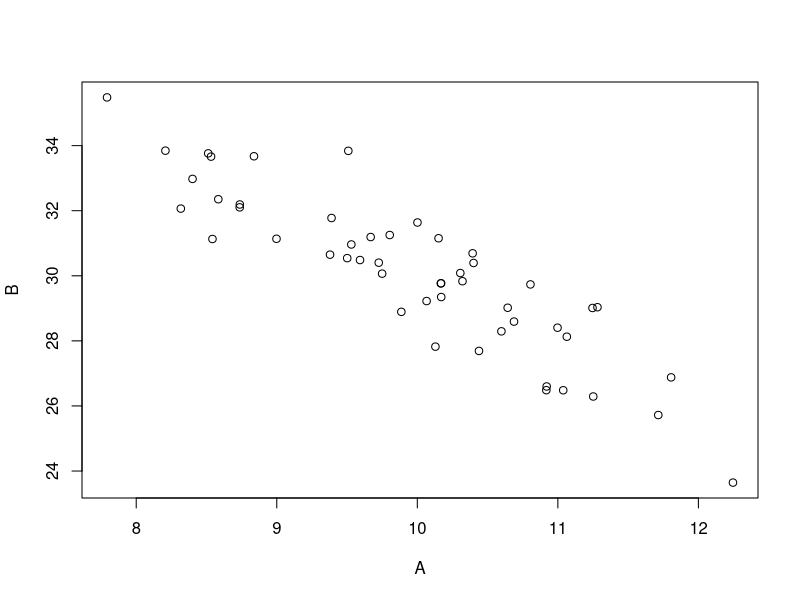
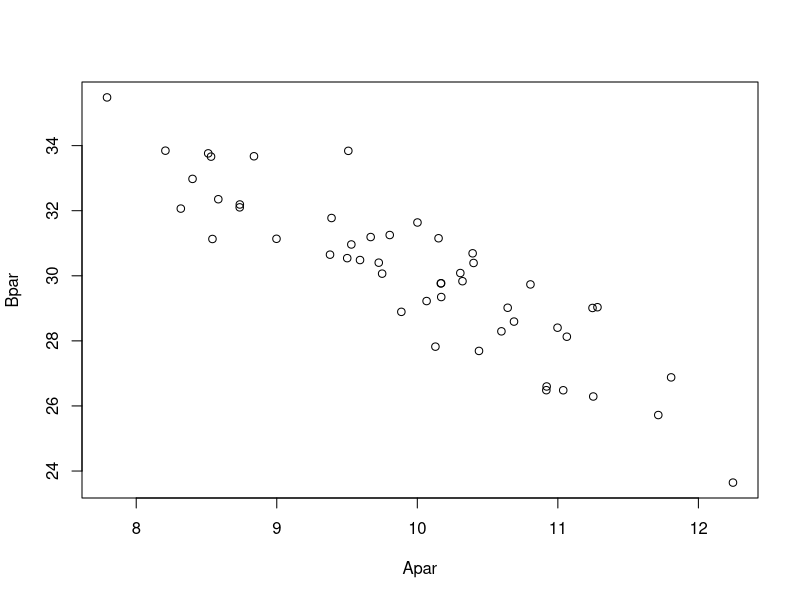
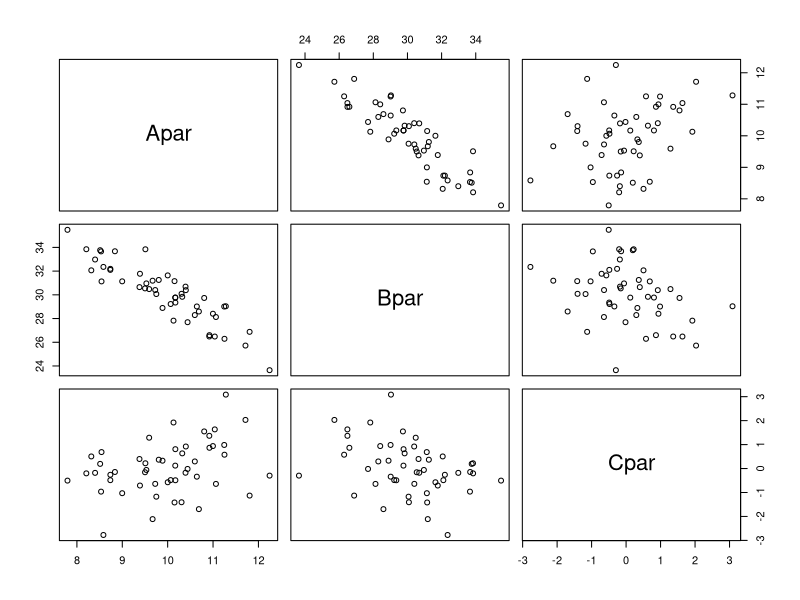
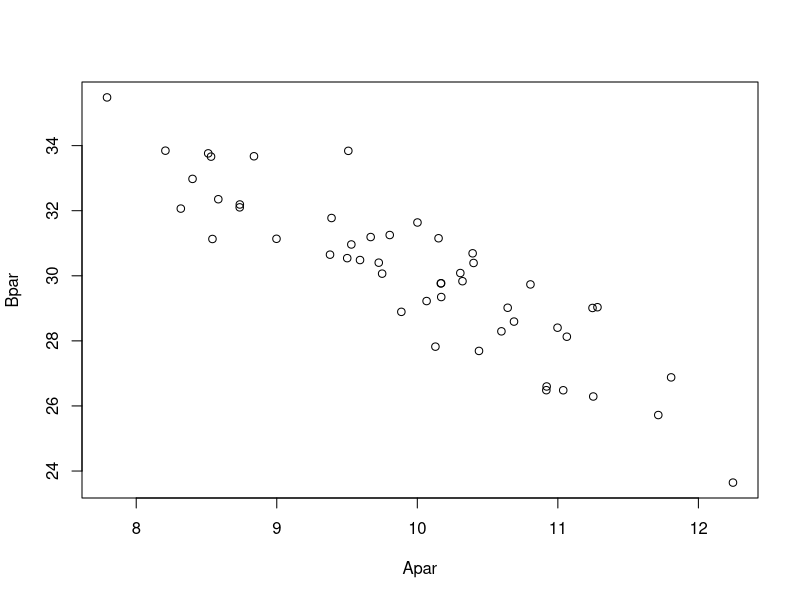
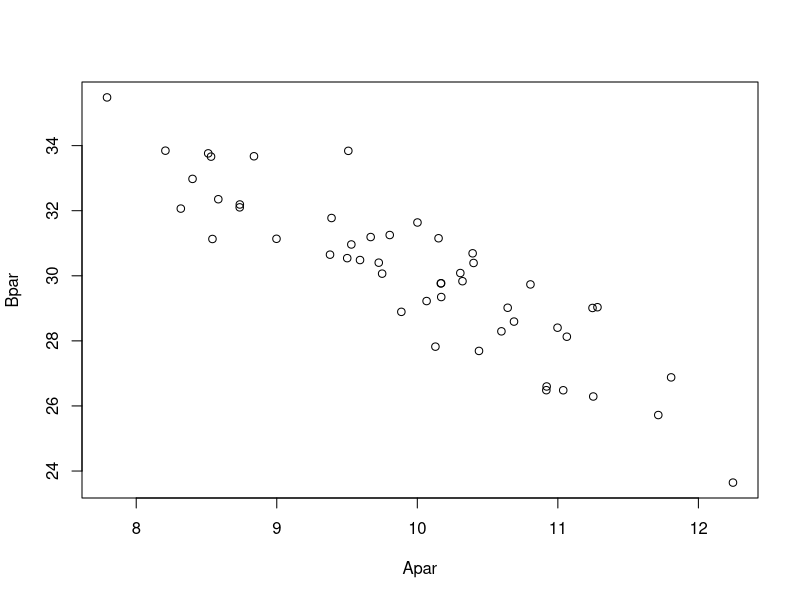
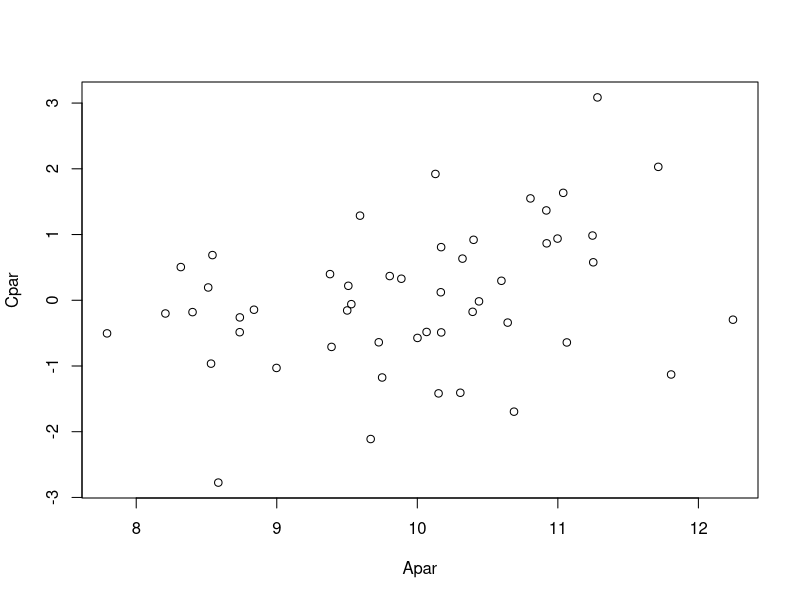
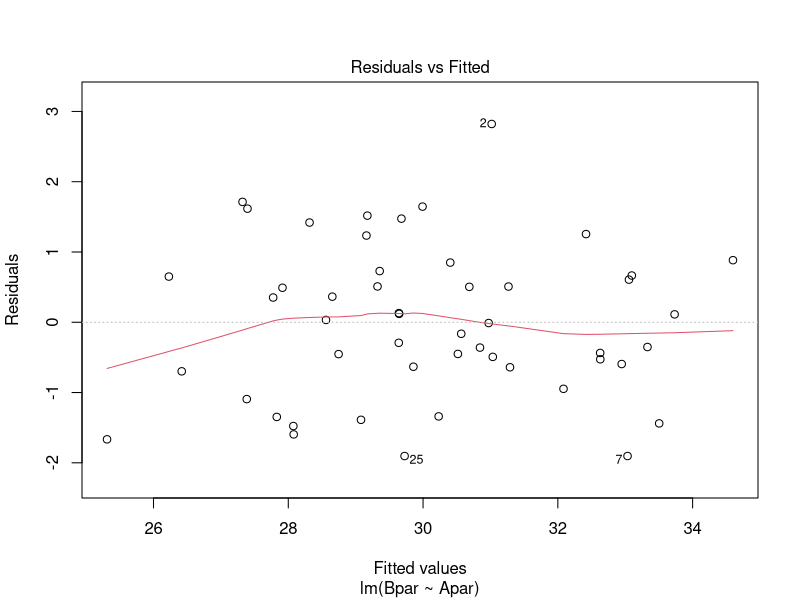
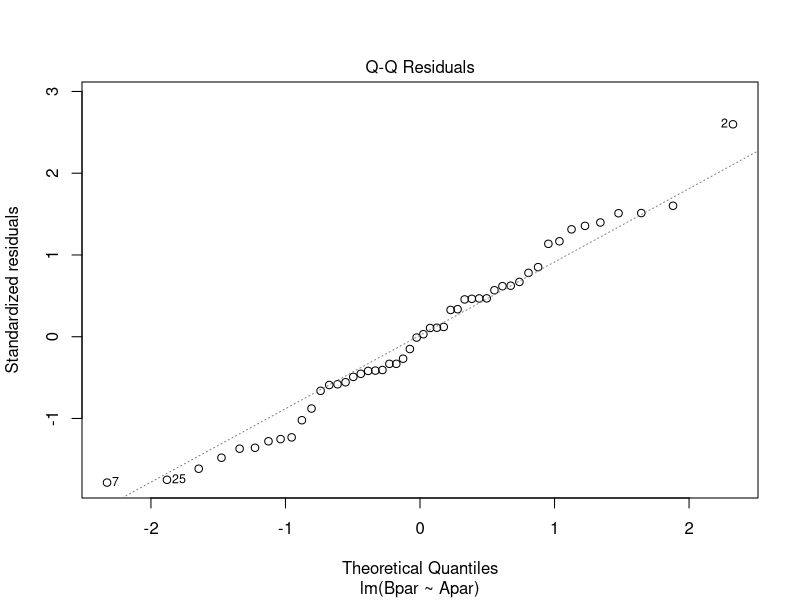

R code for these plots, in order:
## manual page
?cor
## Generate data
A <- rnorm(50, 10)
B <- -2 * A + 50 + rnorm(50, 0, 1)
plot(A, B)
cor(A, B)
## Spearman correlation
cor(A, B,meth = "spearman")
## Data frame

AB <- data.frame(Apar = A, Bpar = B)
plot(AB)

ABC <- data.frame(Apar = A, Bpar = B, Cpar = rnorm(50))
plot(ABC)
## Select two variables with formula
plot(Bpar ~ Apar, ABC)
## Named argument
plot(Bpar ~ Apar, data = ABC)

plot(Cpar ~ Apar, ABC)

## Direct reference of a vector in data.frame
ABC$Cpar

## Regression
AB.lm <- lm(Bpar ~ Apar, data = ABC)
AB.lm
## See summaries
summary(ABC)
summary(AB.lm)
## Weaker model
AC.lm <- lm(Cpar ~ Apar, data = ABC)
summary(AC.lm)
## Multiple regression
ABC.lm <- lm(Bpar ~ Apar + Cpar, data = ABC)
summary(ABC.lm)

## Visual interpretation
plot(AB.lm)

## Plot the line
plot(Bpar ~ Apar, data = ABC)
abline(AB.lm)
lines(ABC$Apar, predict(AB.lm))
predict(AB.lm, data.frame(Apar = c(8,10)))

## Some function for the deeper analisys
coef(AB.lm)
boxplot(resid(AB.lm))
AB.lm.sum <- summary(AB.lm)
AB.lm.sum$r.squared
